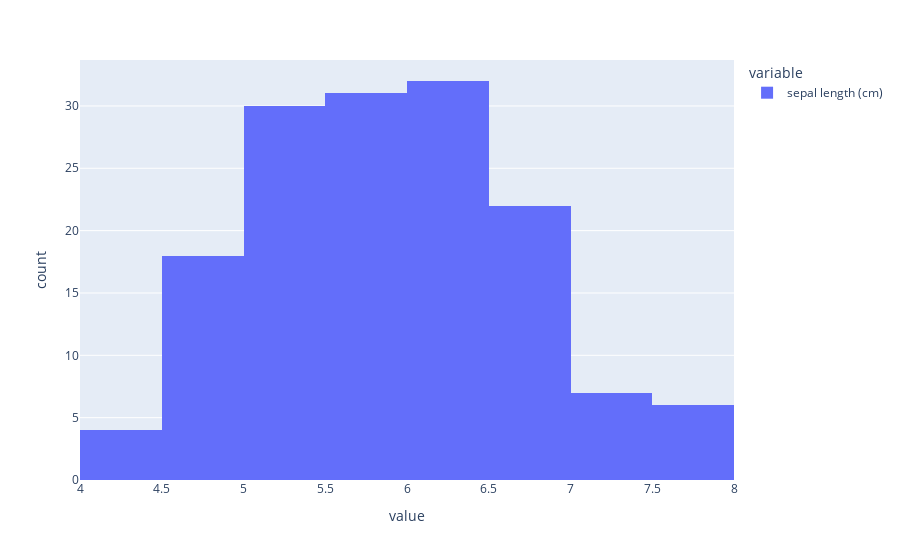
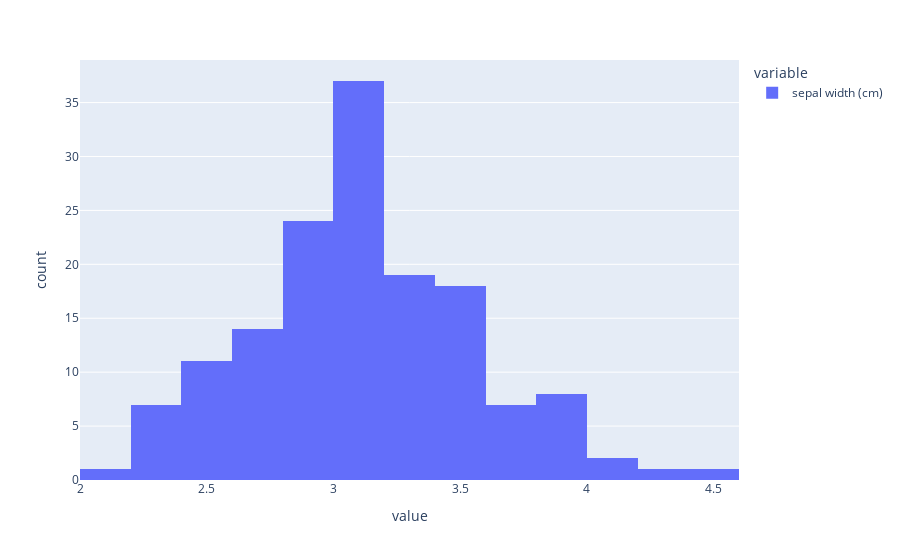
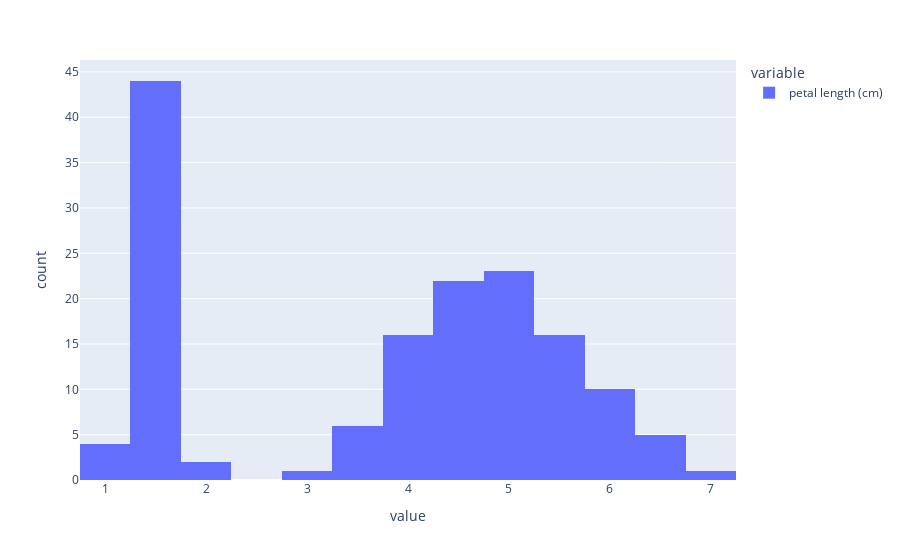
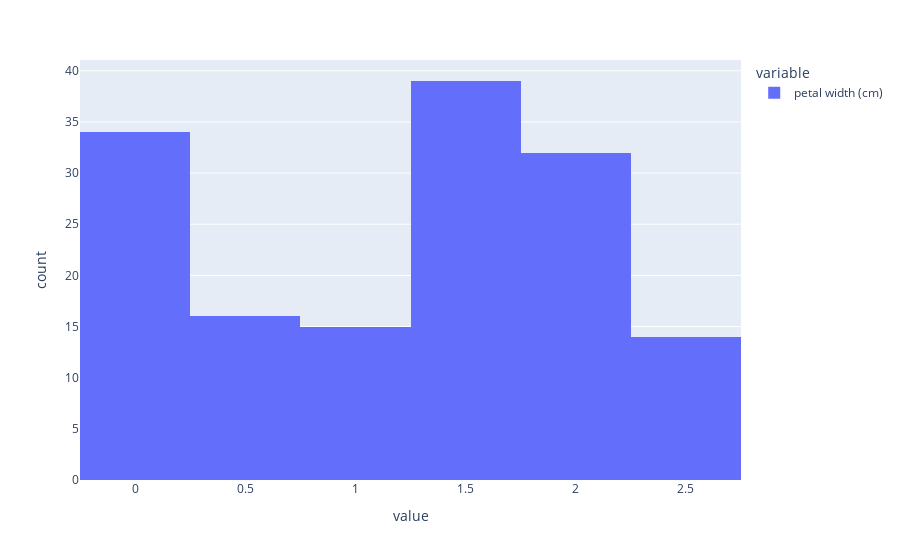

Source (notebook cell) for these figures, in order:
### Markdown cell above
**En egenskap om gangen**:

Først ser vi på en egenskap i datasettet om gangen. 
Lag et histogram av alle kolonner i datasettet. Tips: Bruk [`plotly.express.histogram`](https://plotly.com/python/histograms/).

### Code cell
# Histogramer
for col in iris_data.columns:
    fig = px.histogram(iris_data[col])
    fig.show()

### Figure 1 — Plotly figure (JSON) as saved in the notebook; plotly's stock layout.template omitted (floating-point values rounded to 4 significant figures; data arrays with more than 128 entries replaced by an {"elided": "..."} marker saying what was removed)
{"data": [{"alignmentgroup": "True", "bingroup": "x", "hovertemplate": "variable=sepal length (cm)<br>value=%{x}<br>count=%{y}<extra></extra>", "legendgroup": "sepal length (cm)", "marker": {"color": "#636efa", "pattern": {"shape": ""}}, "name": "sepal length (cm)", "offsetgroup": "sepal length (cm)", "orientation": "v", "showlegend": true, "type": "histogram", "x": {"elided": "150 float values"}, "xaxis": "x", "yaxis": "y"}], "layout": {"barmode": "relative", "legend": {"title": {"text": "variable"}, "tracegroupgap": 0}, "margin": {"t": 60}, "xaxis": {"anchor": "y", "domain": [0, 1], "title": {"text": "value"}}, "yaxis": {"anchor": "x", "domain": [0, 1], "title": {"text": "count"}}}}

### Figure 2 — Plotly figure (JSON) as saved in the notebook; plotly's stock layout.template omitted (floating-point values rounded to 4 significant figures; data arrays with more than 128 entries replaced by an {"elided": "..."} marker saying what was removed)
{"data": [{"alignmentgroup": "True", "bingroup": "x", "hovertemplate": "variable=sepal width (cm)<br>value=%{x}<br>count=%{y}<extra></extra>", "legendgroup": "sepal width (cm)", "marker": {"color": "#636efa", "pattern": {"shape": ""}}, "name": "sepal width (cm)", "offsetgroup": "sepal width (cm)", "orientation": "v", "showlegend": true, "type": "histogram", "x": {"elided": "150 float values"}, "xaxis": "x", "yaxis": "y"}], "layout": {"barmode": "relative", "legend": {"title": {"text": "variable"}, "tracegroupgap": 0}, "margin": {"t": 60}, "xaxis": {"anchor": "y", "domain": [0, 1], "title": {"text": "value"}}, "yaxis": {"anchor": "x", "domain": [0, 1], "title": {"text": "count"}}}}

### Figure 3 — Plotly figure (JSON) as saved in the notebook; plotly's stock layout.template omitted (floating-point values rounded to 4 significant figures; data arrays with more than 128 entries replaced by an {"elided": "..."} marker saying what was removed)
{"data": [{"alignmentgroup": "True", "bingroup": "x", "hovertemplate": "variable=petal length (cm)<br>value=%{x}<br>count=%{y}<extra></extra>", "legendgroup": "petal length (cm)", "marker": {"color": "#636efa", "pattern": {"shape": ""}}, "name": "petal length (cm)", "offsetgroup": "petal length (cm)", "orientation": "v", "showlegend": true, "type": "histogram", "x": {"elided": "150 float values"}, "xaxis": "x", "yaxis": "y"}], "layout": {"barmode": "relative", "legend": {"title": {"text": "variable"}, "tracegroupgap": 0}, "margin": {"t": 60}, "xaxis": {"anchor": "y", "domain": [0, 1], "title": {"text": "value"}}, "yaxis": {"anchor": "x", "domain": [0, 1], "title": {"text": "count"}}}}

### Figure 4 — Plotly figure (JSON) as saved in the notebook; plotly's stock layout.template omitted (floating-point values rounded to 4 significant figures; data arrays with more than 128 entries replaced by an {"elided": "..."} marker saying what was removed)
{"data": [{"alignmentgroup": "True", "bingroup": "x", "hovertemplate": "variable=petal width (cm)<br>value=%{x}<br>count=%{y}<extra></extra>", "legendgroup": "petal width (cm)", "marker": {"color": "#636efa", "pattern": {"shape": ""}}, "name": "petal width (cm)", "offsetgroup": "petal width (cm)", "orientation": "v", "showlegend": true, "type": "histogram", "x": {"elided": "150 float values"}, "xaxis": "x", "yaxis": "y"}], "layout": {"barmode": "relative", "legend": {"title": {"text": "variable"}, "tracegroupgap": 0}, "margin": {"t": 60}, "xaxis": {"anchor": "y", "domain": [0, 1], "title": {"text": "value"}}, "yaxis": {"anchor": "x", "domain": [0, 1], "title": {"text": "count"}}}}
